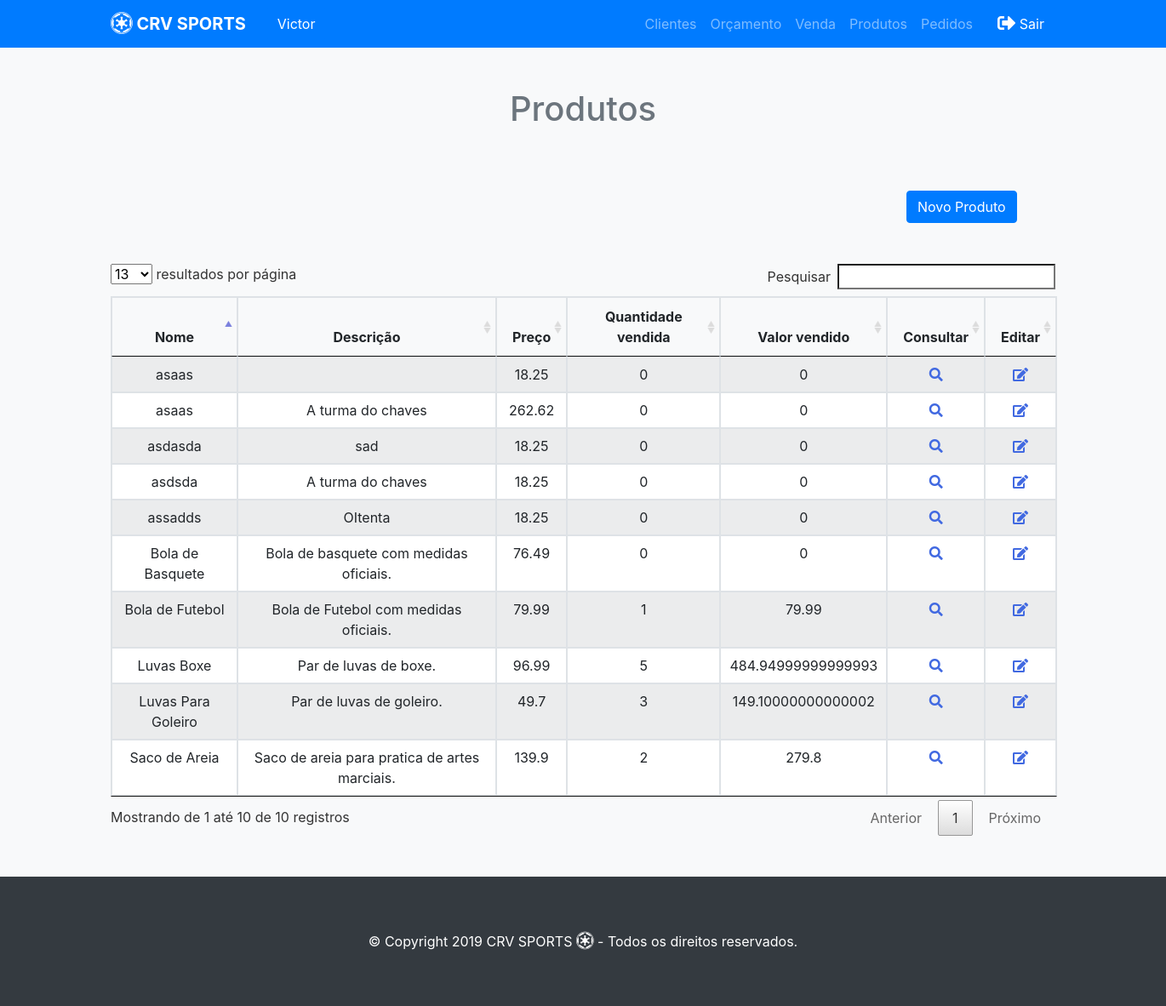
Page /crv/produtos.php (signed in) on the earlier database version.
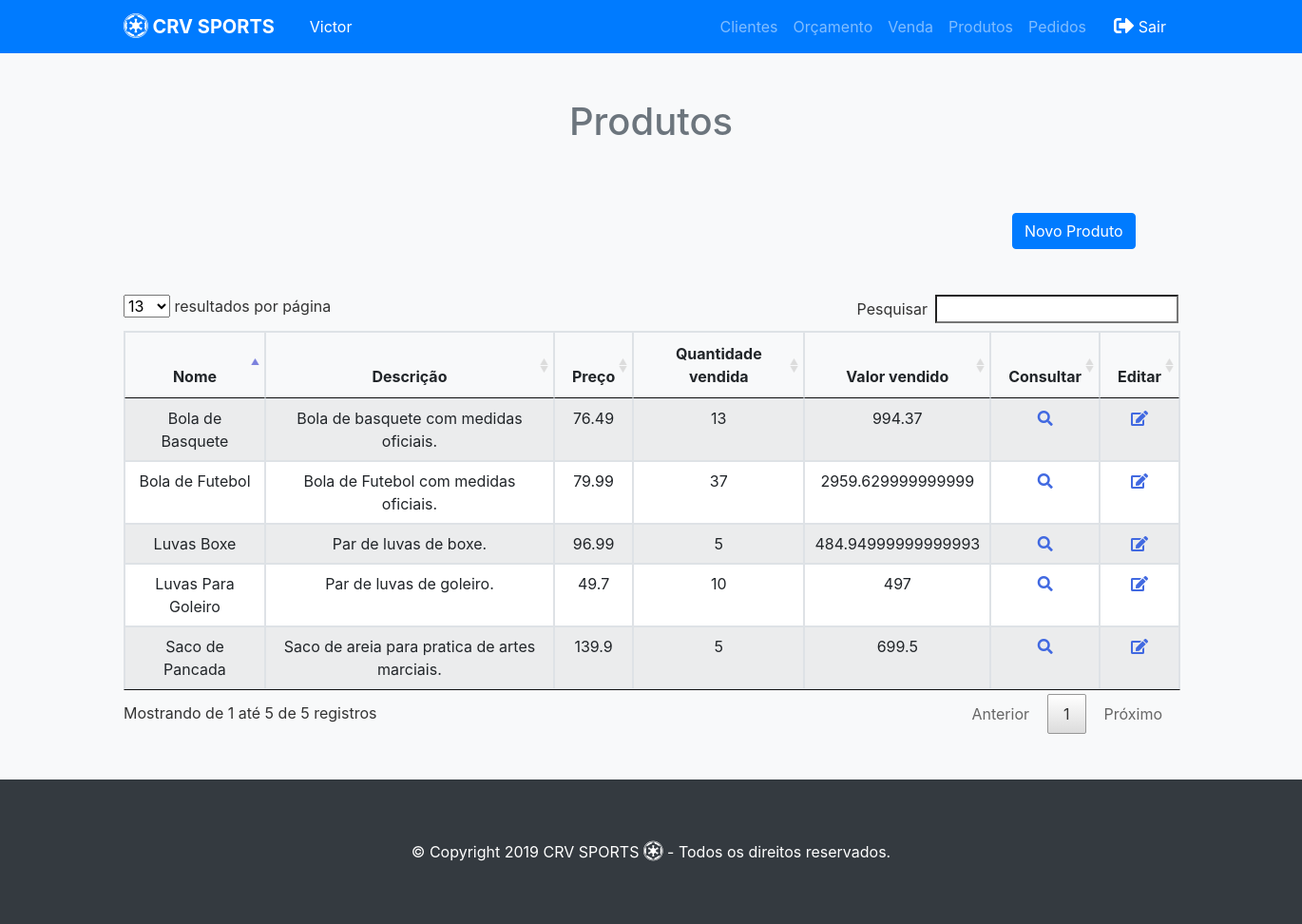
Same page on the later database version.
### tables this page shows
CREATE TABLE `funcionario` (
  `id_funcionario` int(11) NOT NULL,
  `nome` varchar(100) NOT NULL,
  `data_nascimento` varchar(20) NOT NULL,
  `cpf` varchar(15) NOT NULL,
  `rg` varchar(15) NOT NULL,
  `data_admissao` varchar(20) NOT NULL,
  `logradouro` varchar(100) NOT NULL,
  `numero` int(11) NOT NULL,
  `bairro` varchar(100) NOT NULL,
  `cidade` varchar(50) NOT NULL,
  `estado` varchar(50) NOT NULL,
  `cep` varchar(20) NOT NULL,
  `email` varchar(50) NOT NULL,
  `telefone` varchar(20) DEFAULT NULL,
  `celular` varchar(20) DEFAULT NULL,
  `senha` varchar(30) NOT NULL,
  `tipo` int(11) NOT NULL
);

CREATE TABLE `produto` (
  `id_produto` int(11) NOT NULL,
  `nome` varchar(50) NOT NULL,
  `preco` double NOT NULL,
  `descricao` varchar(120) DEFAULT NULL,
  `codigo_barras` varchar(50) NOT NULL,
  `quantidade` int(11) NOT NULL,
  `foto` varchar(200) NOT NULL
);

### crv/produtos.php (the view, shortened to what this page needs)
<?php require_once("../funcoes/conexao.php"); ?>
<!DOCTYPE html>
<html>
<head>
    <?php include '../funcoes/menu.php'; ?>
  <link rel="stylesheet" href="lib\DataTables\DataTables-1.10.18\css\jquery.dataTables.min.css">
    <link rel="stylesheet" href="lib\fontawesome-free-5.8.1-web\css\all.css">
</head>
  <div class="py-5 text-center bg-light">
    <div class="container">
      <div class="row">
        <div class="col-md-12">
          <h1 class="pb-3 text-secondary">Produtos</h1>
        </div>
      </div>
      <div class="row">
        <div class="col-md-4 offset-md-10">
          <div class="row my-5">
        <button type="button" id="cadastrar" class="btn btn-primary" data-toggle="modal" data-target="#cadastroCliente">
                  Novo Produto
                </button>
        </div>
      </div>
    </div>
    <table class="table table-hover table-striped table-bordered" id="produto">
    <thead>
        <tr>
            <th>Nome</th>
            <th>Descrição</th>
            <th>Preço</th>
            <th>Quantidade vendida</th>
            <th>Valor vendido</th>
            <th>Consultar</th>
            <th>Editar</th>
        </tr>
    </thead>
    <tbody>
        <?php
            $query="select id_produto, nome, descricao, preco
            from produto";
            $resultado = mysqli_query($conecta, $query);
            while($linha = mysqli_fetch_array($resultado)){
                echo '<tr id='.$linha['id_produto'].'><td>'.utf8_encode($linha['nome']).'</td>';
                echo '<td>'.utf8_encode($linha['descricao']).'</td>';
                echo '<td>'.$linha['preco'].'</td>';
                $idd = $linha['id_produto'];
                $buscar = $pdo->prepare("select sum(quantidade) as qtdd, sum(valor_total) as totl from pedido_produto produto where id_produto = '$idd' group by id_produto");
                $buscar->execute();
                $retorno = array();
                $retorno['dados'] = '';
                $retorno['qtd'] = $buscar->rowCount();
                if($retorno['qtd'] > 0 ){
                    while($conteudo = $buscar->fetchObject()){
                    $quanti = $conteudo->qtdd;
                    $total = $conteudo->totl;
                    echo '<td>'.$quanti.'</td>';
                    echo '<td>'.$total.'</td>';
                    }
                } else {
                    echo '<td>0</td>';
                    echo '<td>0</td>';
                }
          ?>
                <td><i class="fas fa-search" data-toggle="modal" data-target="#cadastroCliente" style="cursor: pointer; color:royalBlue"></td>
                <td><i class="fas fa-edit" data-toggle="modal" data-target="#cadastroCliente" style="cursor: pointer; color:royalBlue"></td>
            <?php
            }
            ?>
    </tbody>
</table>
  </div>
  </div>
  <?php include 'footer.php'?>
    <?php require_once("../funcoes/modalproduto.php"); ?>
</html>

### funcoes/menu.php (shortened to what this page needs)
<!DOCTYPE html>
<html>
<head>
<?php require_once("head.php"); ?>
</head>
<body>
  <nav class="navbar navbar-expand-md bg-primary navbar-dark">
    <div class="container">
      <a class="navbar-brand" href="home.php"><i class="fab d-inline fa-lg fa-empire"></i><b> CRV SPORTS</b></a>
        <?php
            if  (isset($_SESSION["user_portal"]) )
            {
                $user = $_SESSION["user_portal"];
                $saudacao = "select * ";
                $saudacao .= "from funcionario ";
                $saudacao .= "where id_funcionario = {$user} ";
                $saudacao_login = mysqli_query($conecta, $saudacao);
                $saudacao_login = mysqli_fetch_assoc($saudacao_login);
                $nome = $saudacao_login["nome"];
                $nome = explode(" ", $nome);
        ?>
            <div ><a class="btn navbar-btn ml-2 text-white btn-primary"> <?php echo $nome[0] ?> </a><input id="idcli" class="btn navbar-btn ml-2 text-white btn-primary" type="hidden" value="<?php echo $user ?>" ></div>
        <?php } ?>
      <div class="collapse navbar-collapse text-center justify-content-end" id="navbar2SupportedContent">
        <ul class="navbar-nav">
          <li class="nav-item">
            <a class="nav-link" href="clientes.php"><i class="fa d-inline fa-lg fa-shopping-"></i> Clientes</a>
          </li>
          <li class="nav-item">
            <a class="nav-link" href="orcamentos.php"><i class="fa d-inline fa-lg fa-o"></i>Orçamento</a>
          </li>
          <li class="nav-item">
            <a class="nav-link" href="vendas.php"><i class="fa d-inline fa-lg fa-o"></i>Venda</a>
          </li>
          <li class="nav-item">
            <a class="nav-link" href="produtos.php"><i class="fa d-inline fa-lg fa-o"></i>Produtos</a>
          </li>
          <li class="nav-item">
            <a class="nav-link" href="pedidos.php"><i class="fa d-inline fa-lg fa-o"></i>Pedidos</a>
          </li>
        </ul>
        <a class="btn navbar-btn ml-2 text-white btn-primary" href="../funcoes/sair.php"><i class="fas d-inline fa-lg fa-sign-out-alt"></i> Sair</a>
      </div>
    </div>
  </nav>

### funcoes/head.php (shortened to what this page needs)
<link rel="stylesheet" href="lib/font-awesome.min.css" type="text/css">
<link rel="stylesheet" href="lib/bootstrap-4.0.0-beta.1.css" type="text/css">
<link rel="stylesheet" href="lib/bootstrap.min.css" >

### crv/footer.php
<div class="py-5 bg-dark text-white ">
        <div class="col-md-12 mt-3 text-center">
          <p>© Copyright 2019 CRV SPORTS <i class="fab d-inline fa-lg fa-empire"></i> - Todos os direitos reservados.</p>
        </div>
  </div>
</body>

### funcoes/modalproduto.php (shortened to what this page needs)
<head>
</head>
<body>
</body>

Differences in the rows shown:
removed produto: nome "asaas", preco "18.25", shows "0"
removed produto: nome "asdasda", descricao "sad", preco "18.25", shows "0"
removed produto: nome "assadds", descricao "OItenta", preco "18.25", shows "0"
removed produto: nome "asaas", descricao "A turma do chaves", preco "262.62", shows "0"
removed produto: nome "asdsda", descricao "A turma do chaves", preco "18.25", shows "0"
changed produto "Bola de Basquete": no longer shows "0 0"
changed produto "Saco de areia para pratica de artes marciais.": nome "Saco de Areia" → "Saco de Pancada"
Other differences:
text written by a page script: "resultados por página Pesquisar Mostrando de 1 até 10 de 10 registros Anterior 1 Próximo" → "resultados por página Pesquisar Mostrando de 1 até 5 de 5 registros Anterior 1 Próximo"
new list line: "10 497"
new list line: "13 994.37"
new list line: "37 2959.629999999999"
new list line: "5 699.5"
list line gone: "3 149.10000000000002"
list line gone: "1 79.99"
list line gone: "2 279.8"
